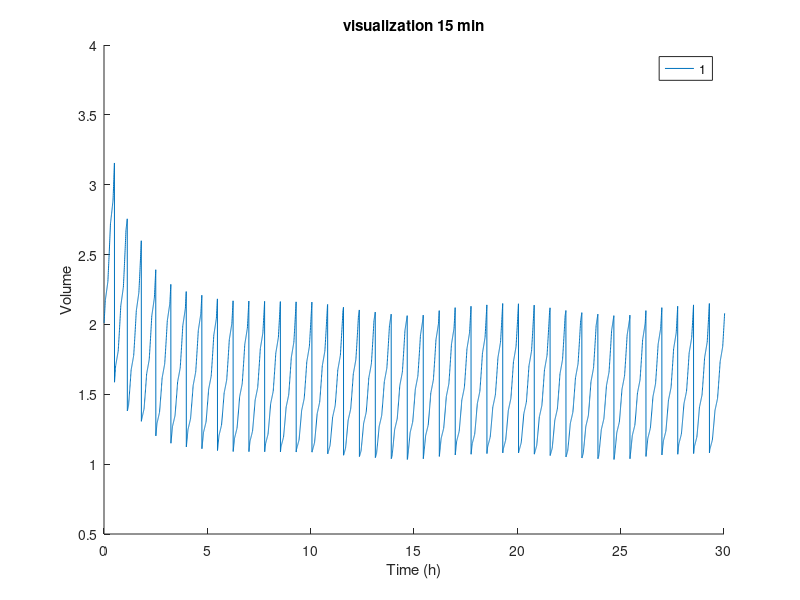

Write MATLAB code to recreate this figure. (Note: this script raises an error after producing the figure.)
%%  Simulations: varied Vb

%  Goal: determine whether initial birth size of simulations
%        affects steady-state cell size distribution

%  Conclusion: nope! Steady-state is robust to initial cell size


%  Strategy:
%
%  Part 0: initialize simulations (square wave mu function)
%  Part 1: loop through differet initial Vb and plot simulation results


%  Last edit: jen, 2020 Feb 6
%  commit: square wave, T = 15min, manually varied initial Vi



% Okie, go go let's go!

%% Part 0. initialize analysis
clc
clear

% 0. initialize periods of interest (seconds)
T = [900, 3600];

% 0. initialize timestep in simulation (seconds)
tstep = 15;
tstep_h = tstep/3600;

% 0. initialize parameters for instantaneous growth rate function 
mu_high = 1.9; % units = 1/h
mu_low = 0.7;  % units = 1/h
numstep = T/tstep; % seconds, conversion to h occurs in simulation
qT = numstep/4;    % seconds, conversion to h occurs in simulation

% 0. initialize colors per successive period
%colorSpectrum = {'Indigo','MediumSlateBlue','DodgerBlue','DeepSkyBlue','Teal','DarkGreen','MediumSeaGreen','GoldenRod','DarkOrange','Red'};
colorSpectrum = {'Indigo','DodgerBlue'};%,'DeepSkyBlue','Teal','MediumSeaGreen','GoldenRod','Gold'};
%colorSpectrum = {'SlateGray','DarkCyan','CadetBlue','DeepSkyBlue','DodgerBlue','Navy','Indigo',};


%% Part 1. simulate cells in fluctuations for each timescale 

%     start with same Vi
%     use same tau(Vi)
%     use different mu(t)
%     simulate 1000 generations


% 0. start generation counter
gen = 1000;
gen_counter = 1;

% 0. initialize vectors for data storage
tau = nan(gen,length(T));
Vd = nan(gen,length(T));
Vb = nan(gen,length(T));

% 0. initiation size, timestep, tau
is_newCell = 1; % 0 = division did not just happen
                % 1 = birth timestep! 
                %     record birth size and reset current_tau
Vi = 2;         % first birth size, fixed across conditions
current_tau = -(17/60)*Vi + (64/60);
T_counter = 1; % time counter for growth rate
tsb = 0;       % time since birth for cell cycle
V = [];
t = [];

t_col = 1; % need to make this a loop for multiple timescales

% 1. define instantaneous growth rate function for condition
T_length = numstep(t_col);
T_quarter = qT(t_col);
mufun = [mu_high*ones(T_quarter,1); mu_low*ones(2*T_quarter,1); mu_high*ones(T_quarter,1)];

% 2. simulate!
counter_loop = 0; % each loop is a timestep
while gen_counter < gen+1
    
    counter_loop = counter_loop + 1;
    
    if is_newCell == 1
        % store current cell cycle Vi
        Vb(gen_counter,t_col) = Vi;
    end
    
    % i. calculate exponent (mu * timestep)
    expo = mufun(T_counter)*tstep_h; % mu(t)*t in hours
    
    % ii. calculate new volume after timestep
    if expo < 0
        Vt = Vi;
    else
        Vt = Vi * 2^(expo);
    end
    
    % iii. calculate time into cell cycle
    tsb = tsb + tstep_h;
    
    
    % iv. store timestep data for visualization
    V(counter_loop) = Vt;
    if counter_loop == 1
        t(counter_loop) = tstep_h;
    else
        t(counter_loop) = t(counter_loop-1) + tstep_h;
    end
    
    
    % v. determine whether cell divides
    if tsb >= current_tau 
        % a. division! store V_div and tau data
        Vd(gen_counter) = Vt;
        tau(gen_counter,t_col) = current_tau;
        
        % b. re-set parameters for next cell cycle
        gen_counter = gen_counter + 1;
        Vi = Vt/2;
        current_tau = -(17/60)*Vi + (64/60);
        is_newCell = 1;
        tsb = 0;
    else
        Vi = Vt;
        is_newCell = 0;
    end
    
    
    % vi. determine whether nutrient period restarts
    if T_counter == T_length
        T_counter = 1;
    else
        T_counter = T_counter + 1;
    end
    
end

figure(1)
hold on
plot(t,V)
axis([0 30 0.5 4])
xlabel('Time (h)')
ylabel('Volume')
title('visualization 15 min')
legend('1','2','3','4','0.5')

%% E. simulate cells in 60 min fluctuations, visualization
%     start with same Vi
%     use same tau(Vi)
%     use different mu(t)
%     simulate 1000 generations


% 0. start generation counter
gen = 1000;
g60 = 1;

% 0. initialize vectors for data storage
tau_60 = nan(gen,1);
Vd_60 = nan(gen,1);
Vi_60 = nan(gen,1);

% 0. timestep for each timescale
t60 = 1/binsPerPeriod;


% 0. initiation size, timestep, tau
is_newCell = 1; % 0 = division did not just happen
Vi = 2; %
tau = -(17/60)*Vi + (64/60);
T_counter = 1; % time counter for growth rate
tsb = 0; % time counter for cell cycle
V = [];
t = [];

counter_loop = 0; % each loop is another timestep
while g60 < gen+1
    
    counter_loop = counter_loop + 1;
    
    if is_newCell == 1
        % store current cell cycle Vi
        Vi_60(g60) = Vi;
    end
    
    % calculate exponent
    expo = mufun60(T_counter)*t60; % mu(t)*t in hours
    
    % calculate new volume after timestep
    if expo < 0
        Vt = Vi;
    else
        Vt = Vi * 2^(expo);
    end
    
    % calculate time into cell cycle
    tsb = tsb + t60;
    
    % store timestep data
    V(counter_loop) = Vt;
    if counter_loop == 1
        t(counter_loop) = t60;
    else
        t(counter_loop) = t(counter_loop-1) + t60;
    end
    
    % determine whether cell divides
    
    if tsb >= tau 
        
        % division! store V_div and tau data
        Vd_60(g60) = Vt;
        tau_60(g60) = tau;
        
        % re-set parameters for next cell cycle
        g60 = g60 + 1;
        Vi = Vt/2;
        tau = -(17/60)*Vi + (64/60);
        is_newCell = 1;
        tsb = 0;
        
    else
        Vi = Vt;
        is_newCell = 0;
    end
    
    if T_counter == 30
        T_counter = 1;
    else
        T_counter = T_counter + 1;
    end
    
end

% figure(2)
% plot(t,V)
% %axis([0 40 0.5 3])
% axis([20 40 0.5 2])
% xlabel('Time (h)')
% ylabel('Volume')
% title('visualization 60 min')

clear ans counter_loop experimentFolder expType g15 g60
clear minTime new_cell period_frac specificGrowthRate
clear index growthRates_final muT t t_cc tau
clear timeInPeriodFraction V Vi Vt

%% F. simulation analysis: plot mean Vi, added V vs Vi, tau vs Vi

steadies = 50:1000;

figure(3)
histogram(Vi(steadies),'Facecolor',rgb(colorSpectrum{2}))
hold on
histogram(Vi_60(steadies),'Facecolor',rgb(colorSpectrum{1}))
ylabel('Cell count')
xlabel('Initial volume')
legend('15 min','60 min')


% added V vs initial volume
delta_15 = Vd - Vi;
delta_60 = Vd_60 - Vi_60;

figure(4)
plot(Vi(steadies),delta_15(steadies),'o','Color',rgb(colorSpectrum{2}))
hold on
plot(Vi_60(steadies),delta_60(steadies),'o','Color',rgb(colorSpectrum{1}))
ylabel('Added volume')
xlabel('Initial volume')
legend('15 min','60 min')


% added V binned by birth size
binsize = 0.02; % cubic microns
birth_bin15 = ceil(Vi/binsize);
birth_bin60 = ceil(Vi_60/binsize);

% sort added size by birth bin
adder15_binned = accumarray(birth_bin15(steadies),delta_15(steadies),[],@(x) {x});
adder15_mean = cellfun(@mean, adder15_binned);
adder15_std = cellfun(@std, adder15_binned);
adder15_count = cellfun(@length, adder15_binned);
adder15_sem = adder15_std./sqrt(adder15_count);

adder60_binned = accumarray(birth_bin60(steadies),delta_60(steadies),[],@(x) {x});
adder60_mean = cellfun(@mean, adder60_binned);
adder60_std = cellfun(@std, adder60_binned);
adder60_count = cellfun(@length, adder60_binned);
adder60_sem = adder60_std./sqrt(adder60_count);

figure(5)
errorbar(adder15_mean,adder15_sem,'o','Color',rgb(colorSpectrum{2}))
hold on
errorbar(adder60_mean,adder60_sem,'o','Color',rgb(colorSpectrum{1}))
ylabel('Added volume')
xlabel('Initial volume * 0.02 (bin size)')
legend('15 min','60 min')
axis([34 52 .6 1])

% tau vs birth size
figure(6)
plot(Vi(steadies),tau(steadies)*60,'o','Color',rgb(colorSpectrum{2}))
hold on
plot(Vi_60(steadies),tau_60(steadies)*60,'o','Color',rgb(colorSpectrum{1}))
ylabel('Interdivision time (min)')
xlabel('Initial volume')
legend('15 min','60 min')


